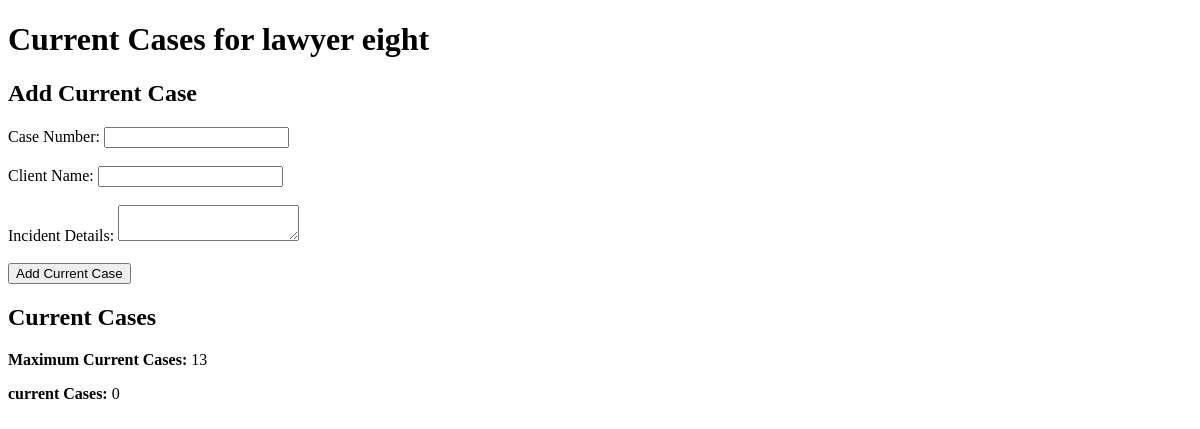
Page /current_cases/ (signed in) on the earlier database version.
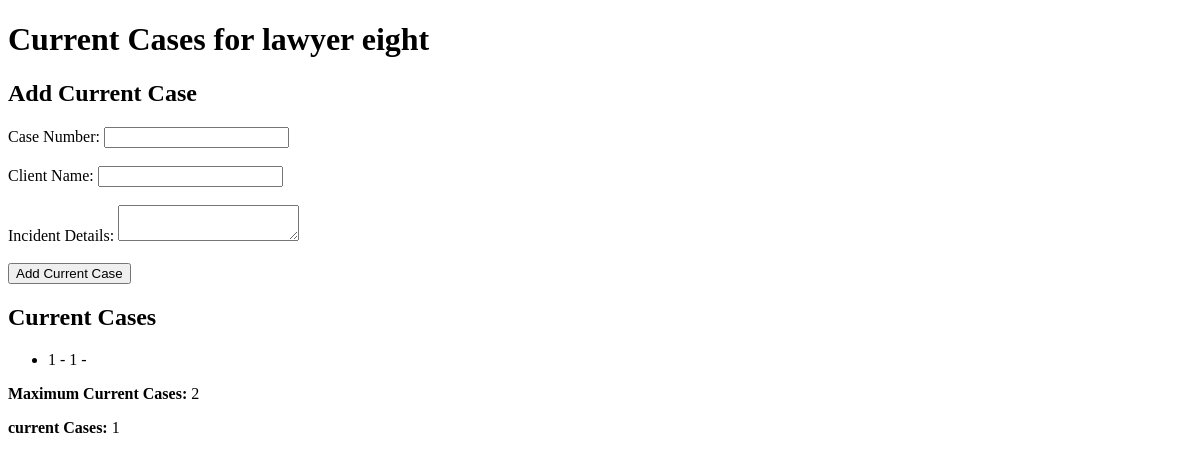
Same page on the later database version.
### accounts/models.py (models this page shows, shortened)
class LawyerProfile(models.Model):
    SPECIALIZATIONS = (
        ('family', 'Family Lawyer'),
        ('criminal', 'Criminal Lawyer'),
        ('consumer', 'Consumer Lawyer'),
        ('coperatelawyer', 'Coperate Lawyer'),
        ('civilrightlawyer', 'Civil Right Lawyer'),
        ('divorcelawyer', 'Divorce Lawyer'),
    )
    COURT = (
        ('jfcmcchangancherry', 'Judicial First Class Magistrate Court  Changancherry'),
        ('munsiff', 'Munsiff Court Changancherry'),
        ('jfcmcKanjirapally', 'Judicial First Class Magistrate Court  Kanjirapally'),
        ('munsifcourtkanjirapally', 'Munsiff Court Kanjirapally'),
        ('districtcourtkottayam', 'District Court Kottayam'),
        ('highcourtkochi', 'High Court Kochi'),
    )
    id = models.AutoField(primary_key=True)
    user = models.OneToOneField(CustomUser, on_delete=models.CASCADE, related_name='lawyer_profile')
    specialization = models.CharField(max_length=20, choices=SPECIALIZATIONS,blank=True)
    start_date = models.DateField(null=True)  # Date profession started
    experience = models.IntegerField(blank=True)  # Experience in years
    DEFAULT_PROFILE_PICTURE_PATH = 'uploads/default_profile_picture.png'
    profile_picture = models.ImageField(
        upload_to='uploads/',
        default=DEFAULT_PROFILE_PICTURE_PATH,  # Set the default profile picture path
        blank=True,
        null=True
    )
    certificates = models.ManyToManyField('Certificate', blank=True)
    license_no = models.CharField(max_length=30,blank=False)
    locations = TaggableManager()
    cases_won = models.IntegerField(null=True, blank=True)
    cases_lost = models.IntegerField(null=True, blank=True)
    total_cases_handeled = models.IntegerField(null=True, blank=True)
    currendly_handling = models.IntegerField(null=True, blank=True)
    experience = models.IntegerField(null=True, blank=True)
    court = models.CharField(max_length=200, choices=COURT,blank=True)

class CustomUser(AbstractUser):
    USER_TYPES = (
        ('admin', 'Admin'),
        ('lawyer', 'Lawyer'),
        ('student', 'Student'),
        ('client', 'Client'),
    )
    STATES = (
    ('Andhra Pradesh', 'Andhra Pradesh'),
    ('Arunachal Pradesh', 'Arunachal Pradesh'),
    ('Assam', 'Assam'),
    ('Bihar', 'Bihar'),
    ('Chhattisgarh', 'Chhattisgarh'),
    ('Goa', 'Goa'),
    ('Gujarat', 'Gujarat'),
    ('Haryana', 'Haryana'),
    ('Himachal Pradesh', 'Himachal Pradesh'),
    ('Jharkhand', 'Jharkhand'),
    ('Karnataka', 'Karnataka'),
    ('Kerala', 'Kerala'),
    ('Madhya Pradesh', 'Madhya Pradesh'),
    ('Maharashtra', 'Maharashtra'),
    ('Manipur', 'Manipur'),
    ('Meghalaya', 'Meghalaya'),
    ('Mizoram', 'Mizoram'),
    ('Nagaland', 'Nagaland'),
    ('Odisha', 'Odisha'),
    ('Punjab', 'Punjab'),
    ('Rajasthan', 'Rajasthan'),
    ('Sikkim', 'Sikkim'),
    ('Tamil Nadu', 'Tamil Nadu'),
    ('Telangana', 'Telangana'),
    ('Tripura', 'Tripura'),
    ('Uttar Pradesh', 'Uttar Pradesh'),
    ('Uttarakhand', 'Uttarakhand'),
    ('West Bengal', 'West Bengal'),
    ('Andaman and Nicobar Islands', 'Andaman and Nicobar Islands'),
    ('Chandigarh', 'Chandigarh'),
    ('Dadra and Nagar Haveli and Daman and Diu', 'Dadra and Nagar Haveli and Daman and Diu'),
    ('Lakshadweep', 'Lakshadweep'),
    ('Delhi', 'Delhi'),
    ('Puducherry', 'Puducherry'),
)
    user_type = models.CharField(max_length=10, choices=USER_TYPES, default='client')
    email = models.EmailField(unique=True, default='')  # Change: Use email as the username
    first_name = models.CharField(max_length=30, default='')  # Added: First name field
    last_name = models.CharField(max_length=30, default='')  # Added: Last name field
    address = models.TextField(default='',blank=True,)  # Added: Address field
    dob = models.DateField(default='2000-01-01',blank=True,)  # Added: Date of birth field
    pin = models.CharField(max_length=6, default='',blank=True,)  # Added: PIN code field
    state = models.CharField(max_length=50, choices=STATES, blank=True, null=False)
    phone = models.CharField(max_length=15,blank=True, unique=True)  # Added: Phone number field

class CurrentCase(models.Model):
    lawyer = models.ForeignKey(LawyerProfile, on_delete=models.CASCADE, related_name='current_cases')
    case_number = models.CharField(max_length=10)
    client_name = models.CharField(max_length=100)
    email = models.EmailField()
    phnno = models.CharField(max_length=15)
    incident_description = models.TextField()

### accounts/views.py (the view, shortened to what this page needs)
# urls.py: path('current_cases/', views.current_cases, name='current_cases'),
def current_cases(request):
    lawyer = request.user.lawyer_profile
    current_case_count = lawyer.current_cases.count()
    max_current_cases = lawyer.currendly_handling
    current_cases = lawyer.current_cases.all()
    context = {
        'lawyer': lawyer,
        'current_cases': current_cases,
        'current_case_count': current_case_count,
        'max_current_cases': max_current_cases
    }
    return render(request, 'lawyer/current_cases.html', context)

### accounts/templates/lawyer/current_cases.html (shortened to what this page needs)
<!DOCTYPE html>
<html lang="en">
<head>
</head>
<body>
    <h1>Current Cases for {{ lawyer.user.first_name }} {{ lawyer.user.last_name }}</h1>
    {% if current_case_count < max_current_cases %}
    <h2>Add Current Case</h2>
    <form method="post">
        <label for="case_number">Case Number:</label>
        <input type="text" name="case_number" required><br><br>
        <label for="client_name">Client Name:</label>
        <input type="text" name="client_name" required><br><br>
        <label for="incident_details">Incident Details:</label>
        <textarea name="incident_description" required></textarea><br><br>
        <button type="submit">Add Current Case</button>
    </form>
    {% endif %}
    <h2>Current Cases</h2>
    <ul>
        {% for current_case in current_cases %}
            <li>{{ current_case.case_number }} - {{ current_case.client_name }} - {{ current_case.incident_details }}</li>
        {% endfor %}
    </ul>
    <p><strong>Maximum Current Cases:</strong> {{ lawyer.currendly_handling }}</p>
    <p><strong>current Cases:</strong> {{ current_case_count }}</p>
</body>
</html>

Differences in the rows shown:
changed LawyerProfile "lawyer": currendly_handling "13" → "2"
added CurrentCase: case_number "1", client_name "1"
Other differences:
{{ current_case_count }}: "0" → "1"
